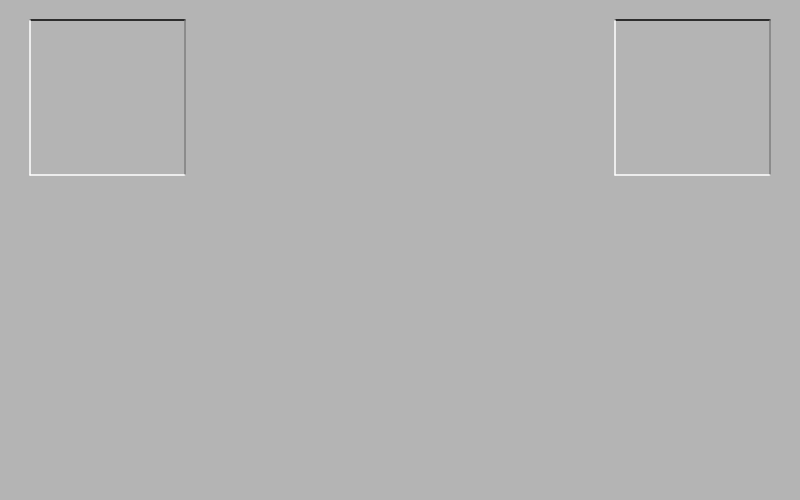
Frame 1 (no input)
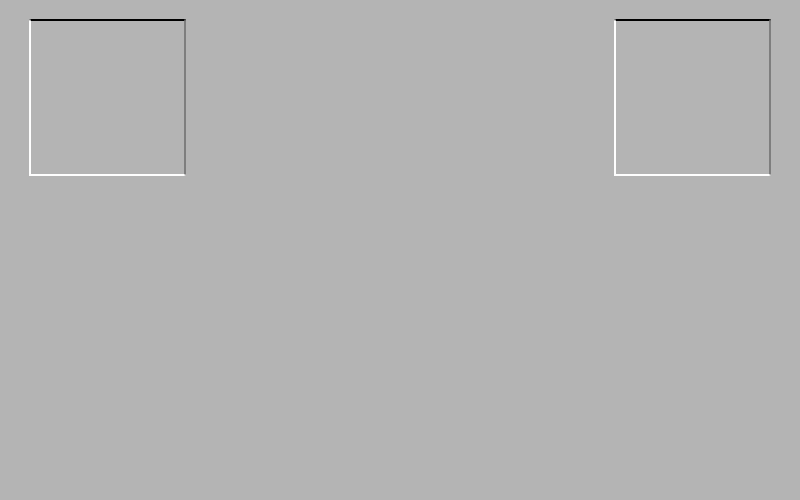
Frame 60 (no input)
Frame 120 (the mouse pressed at the canvas centre since frame 60): identical to frame 60, image omitted

The p5.js sketch that drew these frames (run headless with seeded random() and noise() and a simulated clock; from frame 60 on, the mouse is pressed at the canvas centre):

// p5.js sketch
// ── sketch.js
function setup() {
  createCanvas(800, 500);
  background(180);
}

function draw() {
  //line(30, 20, 185, 185);
  //izquierdo
  stroke(0);
  line(30, 20, 185, 20);
  stroke(126);
  line(185, 20, 185, 175);
  stroke(255);
  line(185, 175, 30, 175);
  line(30, 175, 30, 20);

  //derecho
  stroke(0);
  line(615, 20, 770, 20);
  stroke(126);
  line(770, 20, 770, 175);
  stroke(255);
  line(770, 175, 615, 175);
  line(615, 175, 615, 20);

  //izquierdo abajo
  stroke(0);
  line(30, 20, 185, 20);
  stroke(126);
  line(185, 20, 185, 175);
  stroke(255);
  line(185, 175, 30, 175);
  line(30, 175, 30, 20);

  //derecho abajo
  stroke(0);
  line(615, 20, 770, 20);
  stroke(126);
  line(770, 20, 770, 175);
  stroke(255);
  line(770, 175, 615, 175);
  line(615, 175, 615, 20);

  
  //stroke(0);
  //line(0,0,800,500);
  //line(0,500,800,0);

  
}
